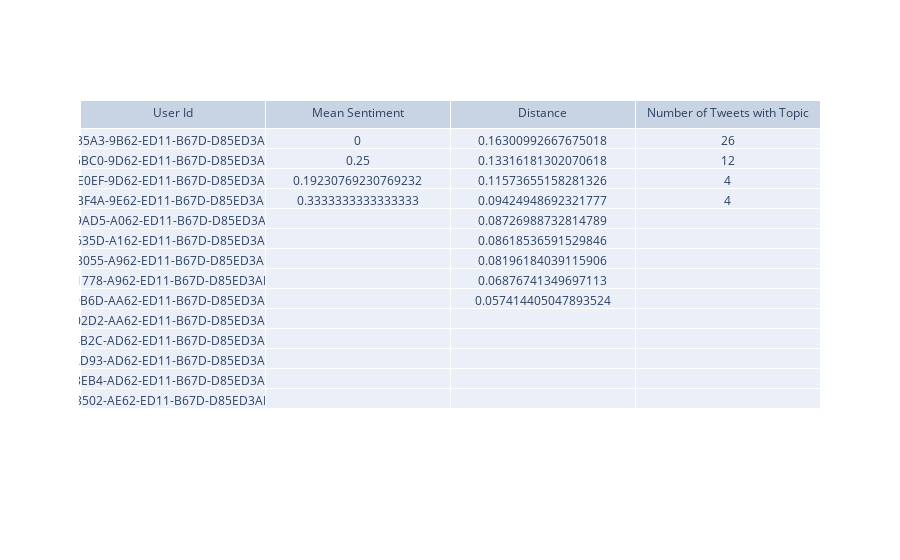

The code cell stored with this chart in its notebook:
### Code cell
#plot a chart showing user Id, mean sentiment of tweets with topic, distance from given user, and number of tweets with topic

import plotly.graph_objects as go

fig = go.Figure(data=[go.Table(header=dict(values=['User Id', 'Mean Sentiment', 'Distance', 'Number of Tweets with Topic']),
                    cells=dict(values=[userDF['id'], df[(df['topics'].apply(lambda x: topic in x))]['sentiment'].groupby(df['id']).mean(), [x[1] for x in results], df[(df['topics'].apply(lambda x: topic in x))]['id'].value_counts()]))
                        ])

fig.show()

### Figure 1 — Plotly figure (JSON) as saved in the notebook; plotly's stock layout.template omitted (floating-point values rounded to 4 significant figures)
{"data": [{"cells": {"values": [["DFD035A3-9B62-ED11-B67D-D85ED3AE4DFE", "F6D65BC0-9D62-ED11-B67D-D85ED3AE4DFE", "DBCEE0EF-9D62-ED11-B67D-D85ED3AE4DFE", "70CBBF4A-9E62-ED11-B67D-D85ED3AE4DFE", "1DB29AD5-A062-ED11-B67D-D85ED3AE4DFE", "B31A635D-A162-ED11-B67D-D85ED3AE4DFE", "4E8AB055-A962-ED11-B67D-D85ED3AE4DFE", "57B01778-A962-ED11-B67D-D85ED3AE4DFE", "64EA9B6D-AA62-ED11-B67D-D85ED3AE4DFE", "213B02D2-AA62-ED11-B67D-D85ED3AE4DFE", "84474B2C-AD62-ED11-B67D-D85ED3AE4DFE", "02E9AD93-AD62-ED11-B67D-D85ED3AE4DFE", "C3A88EB4-AD62-ED11-B67D-D85ED3AE4DFE", "AEF68502-AE62-ED11-B67D-D85ED3AE4DFE"], [0, 0.25, 0.1923, 0.3333], [0.163, 0.1332, 0.1157, 0.09425, 0.08727, 0.08619, 0.08196, 0.06877, 0.05741], [26, 12, 4, 4]]}, "header": {"values": ["User Id", "Mean Sentiment", "Distance", "Number of Tweets with Topic"]}, "type": "table"}], "layout": {}}
